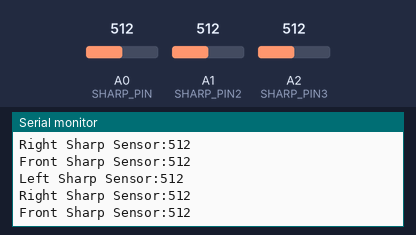
Recording of a sketch running on a simulated Arduino Uno, built with avr-gcc and run on an emulated ATmega328P. Shown: the last lines printed to the serial monitor. The test bench sets the inputs (shaded band); at power-on: A0 (SHARP_PIN) = 512, A1 (SHARP_PIN2) = 512, A2 (SHARP_PIN3) = 512.

Above: at 1.2 s.
1.3 s: A0 (SHARP_PIN) set to 716
At 1.32 s:
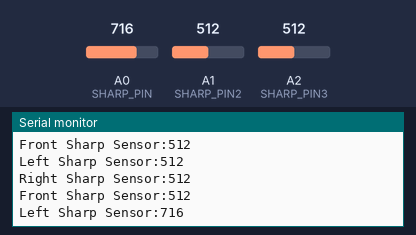
2.8 s: A1 (SHARP_PIN2) set to 716
At 2.85 s:
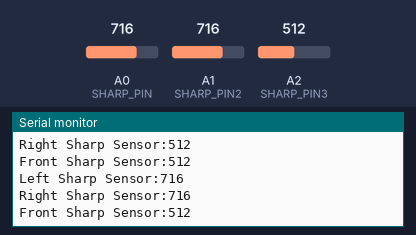
4.3 s: A2 (SHARP_PIN3) set to 716
At 4.67 s:
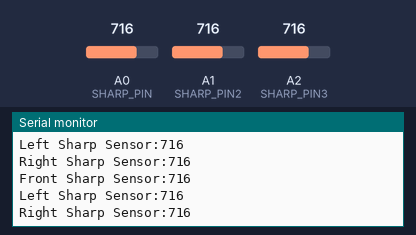
5.8 s: A0 (SHARP_PIN) set to 900
At 5.89 s:
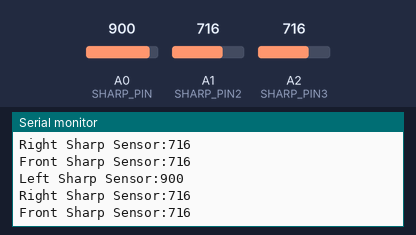
7.3 s: A1 (SHARP_PIN2) set to 900
At 7.31 s:
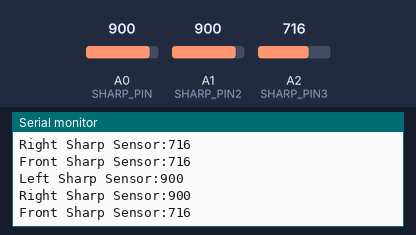
8.8 s: A2 (SHARP_PIN3) set to 900
At 8.83 s:
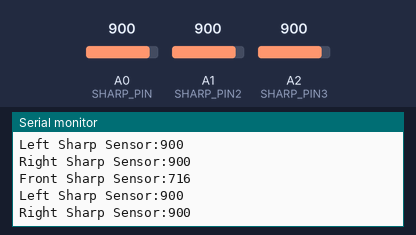
Timing chart, 0 to 11.3 s (numbered marks = the images above; inputs shaded):
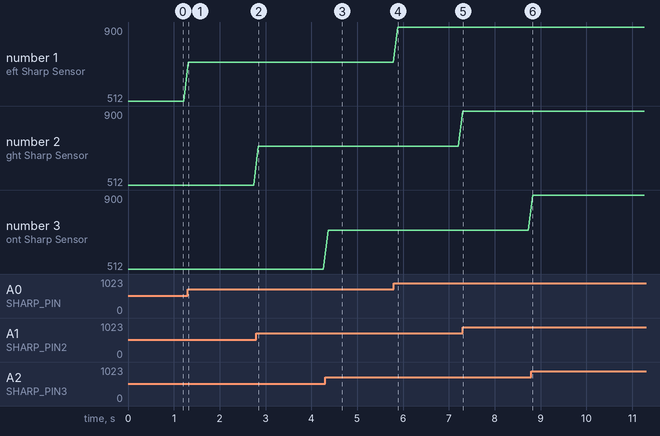

Measured:
- after the input at 1.3 s, the serial monitor: prints a new line at once (image 1)
- after the input at 2.8 s, the serial monitor: prints a new line at once (image 2)
- after the input at 4.3 s, the serial monitor: prints a new line after 0.07 s (image 3)
- after the input at 5.8 s, the serial monitor: prints a new line after 0.09 s (image 4)
- after the input at 7.3 s, the serial monitor: prints a new line at once (image 5)
- plotted number 1: 512 → 716 after the input at 1.3 s, 716 → 900 after the input at 5.8 s

The sketch:

week5_activity1_sharpsensor.ino
```cpp
// (licence header left out)
// Arduino analog input pin to which the Sharp sensor is connected
const byte SHARP_PIN = A0;
const byte SHARP_PIN2 = A1;
const byte SHARP_PIN3 = A2;


// Variables to store the proximity measurement
int sharp_val = 0; // integer read from analog pin
int sharp_val2 = 0;
int sharp_val3 = 0;
float sharp_range; // range measurement [cm]


void setup()
{
    // Open the serial port at 115200 bps
    Serial.begin(250000);
    pinMode(sharp_val, INPUT);


}


void loop()
{
    // Read the sensor output (0-1023, which is 10 bits and fits inside an Arduino int-type)
    sharp_val = analogRead(SHARP_PIN);
    sharp_val2 = analogRead(SHARP_PIN2);
    sharp_val3 = analogRead(SHARP_PIN3);
    // Print all values
    Serial.print ("Left Sharp Sensor:");
    Serial.print(sharp_val);
    Serial.print("\n");
    Serial.print ("Right Sharp Sensor:");
    Serial.print(sharp_val2);
    Serial.print("\n");
    Serial.print ("Front Sharp Sensor:");
    Serial.print(sharp_val3);
    Serial.print("\n");


    // Delay for a bit before reading the sensor again
    delay(100);
}
```
